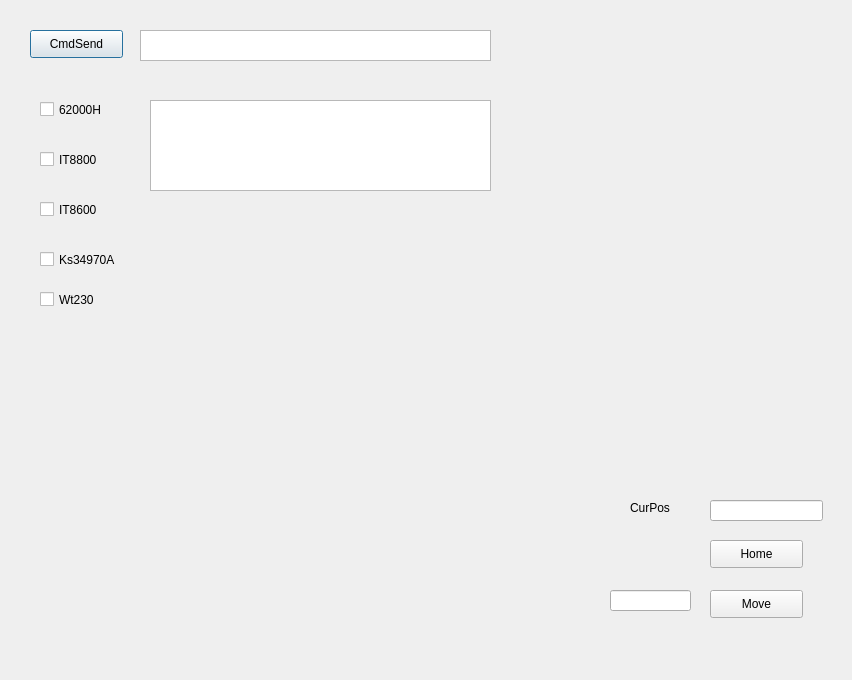
<?xml version="1.0" encoding="UTF-8"?>
<ui version="4.0">
 <class>DevDebug</class>
 <widget class="QDialog" name="DevDebug">
  <property name="geometry">
   <rect>
    <x>0</x>
    <y>0</y>
    <width>852</width>
    <height>680</height>
   </rect>
  </property>
  <property name="windowTitle">
   <string>DevDebug</string>
  </property>
  <widget class="QCheckBox" name="checkBoxDebugChroma62000H">
   <property name="geometry">
    <rect>
     <x>40</x>
     <y>100</y>
     <width>91</width>
     <height>19</height>
    </rect>
   </property>
   <property name="text">
    <string>62000H</string>
   </property>
  </widget>
  <widget class="QCheckBox" name="checkBoxDebugItechIt8600">
   <property name="geometry">
    <rect>
     <x>40</x>
     <y>200</y>
     <width>91</width>
     <height>19</height>
    </rect>
   </property>
   <property name="text">
    <string>IT8600</string>
   </property>
  </widget>
  <widget class="QCheckBox" name="checkBoxDebugItechIt8800">
   <property name="geometry">
    <rect>
     <x>40</x>
     <y>150</y>
     <width>91</width>
     <height>19</height>
    </rect>
   </property>
   <property name="text">
    <string>IT8800</string>
   </property>
  </widget>
  <widget class="QCheckBox" name="checkBoxDebugKs34970A">
   <property name="geometry">
    <rect>
     <x>40</x>
     <y>250</y>
     <width>91</width>
     <height>19</height>
    </rect>
   </property>
   <property name="text">
    <string>Ks34970A</string>
   </property>
  </widget>
  <widget class="QPushButton" name="pushButtonDebugCmdSend">
   <property name="geometry">
    <rect>
     <x>30</x>
     <y>30</y>
     <width>93</width>
     <height>28</height>
    </rect>
   </property>
   <property name="text">
    <string>CmdSend</string>
   </property>
  </widget>
  <widget class="QTextEdit" name="textEditDebugInput">
   <property name="geometry">
    <rect>
     <x>140</x>
     <y>30</y>
     <width>351</width>
     <height>31</height>
    </rect>
   </property>
  </widget>
  <widget class="QCheckBox" name="checkBoxDebugWt230">
   <property name="geometry">
    <rect>
     <x>40</x>
     <y>290</y>
     <width>91</width>
     <height>19</height>
    </rect>
   </property>
   <property name="text">
    <string>Wt230</string>
   </property>
  </widget>
  <widget class="QTextEdit" name="textEditDebugReturn">
   <property name="geometry">
    <rect>
     <x>150</x>
     <y>100</y>
     <width>341</width>
     <height>91</height>
    </rect>
   </property>
  </widget>
  <widget class="QPushButton" name="pushButtonHome">
   <property name="geometry">
    <rect>
     <x>710</x>
     <y>540</y>
     <width>93</width>
     <height>28</height>
    </rect>
   </property>
   <property name="text">
    <string>Home</string>
   </property>
  </widget>
  <widget class="QLineEdit" name="lineEditCurPos">
   <property name="geometry">
    <rect>
     <x>710</x>
     <y>500</y>
     <width>113</width>
     <height>21</height>
    </rect>
   </property>
  </widget>
  <widget class="QLabel" name="label">
   <property name="geometry">
    <rect>
     <x>630</x>
     <y>500</y>
     <width>72</width>
     <height>15</height>
    </rect>
   </property>
   <property name="text">
    <string>CurPos</string>
   </property>
  </widget>
  <widget class="QPushButton" name="pushButtonMove">
   <property name="geometry">
    <rect>
     <x>710</x>
     <y>590</y>
     <width>93</width>
     <height>28</height>
    </rect>
   </property>
   <property name="text">
    <string>Move</string>
   </property>
  </widget>
  <widget class="QLineEdit" name="lineEditSetPos">
   <property name="geometry">
    <rect>
     <x>610</x>
     <y>590</y>
     <width>81</width>
     <height>21</height>
    </rect>
   </property>
  </widget>
 </widget>
 <layoutdefault spacing="6" margin="11"/>
 <resources/>
 <connections/>
</ui>
